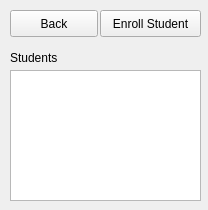
<?xml version="1.0" encoding="UTF-8"?>
<ui version="4.0">
 <class>LinkStudentFormWindow</class>
 <widget class="QWidget" name="LinkStudentFormWindow">
  <property name="geometry">
   <rect>
    <x>0</x>
    <y>0</y>
    <width>208</width>
    <height>210</height>
   </rect>
  </property>
  <property name="windowTitle">
   <string>Form</string>
  </property>
  <widget class="QPushButton" name="enrollStudent">
   <property name="geometry">
    <rect>
     <x>100</x>
     <y>10</y>
     <width>101</width>
     <height>27</height>
    </rect>
   </property>
   <property name="text">
    <string>Enroll Student</string>
   </property>
  </widget>
  <widget class="QLabel" name="studentLabel">
   <property name="geometry">
    <rect>
     <x>10</x>
     <y>50</y>
     <width>61</width>
     <height>16</height>
    </rect>
   </property>
   <property name="text">
    <string>Students </string>
   </property>
  </widget>
  <widget class="QListView" name="StudentListView">
   <property name="geometry">
    <rect>
     <x>10</x>
     <y>70</y>
     <width>191</width>
     <height>131</height>
    </rect>
   </property>
  </widget>
  <widget class="QPushButton" name="backButton">
   <property name="geometry">
    <rect>
     <x>10</x>
     <y>10</y>
     <width>88</width>
     <height>27</height>
    </rect>
   </property>
   <property name="text">
    <string>Back</string>
   </property>
  </widget>
 </widget>
 <resources/>
 <connections/>
</ui>
